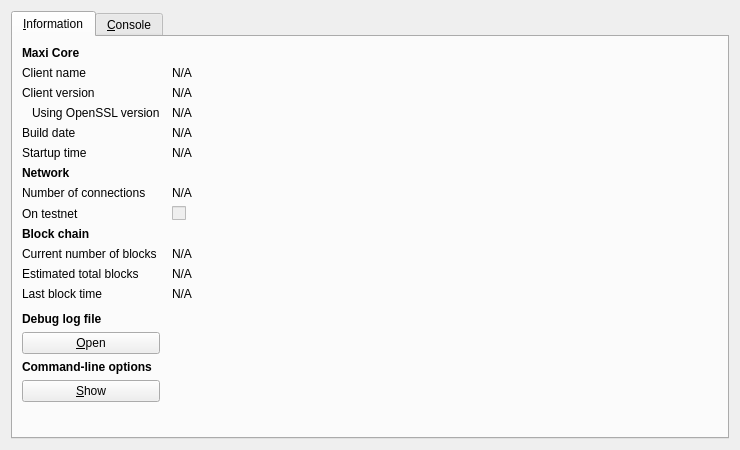
<?xml version="1.0" encoding="UTF-8"?>
<ui version="4.0">
 <class>RPCConsole</class>
 <widget class="QDialog" name="RPCConsole">
  <property name="geometry">
   <rect>
    <x>0</x>
    <y>0</y>
    <width>740</width>
    <height>450</height>
   </rect>
  </property>
  <property name="windowTitle">
   <string>Maxi - Debug window</string>
  </property>
  <layout class="QVBoxLayout" name="verticalLayout_2">
   <item>
    <widget class="QTabWidget" name="tabWidget">
     <property name="currentIndex">
      <number>0</number>
     </property>
     <widget class="QWidget" name="tab_info">
      <attribute name="title">
       <string>&amp;Information</string>
      </attribute>
      <layout class="QGridLayout" name="gridLayout" columnstretch="0,1">
       <property name="horizontalSpacing">
        <number>12</number>
       </property>
       <item row="0" column="0">
        <widget class="QLabel" name="label_9">
         <property name="font">
          <font>
           <weight>75</weight>
           <bold>true</bold>
          </font>
         </property>
         <property name="text">
          <string>Maxi Core</string>
         </property>
        </widget>
       </item>
       <item row="1" column="0">
        <widget class="QLabel" name="label_5">
         <property name="text">
          <string>Client name</string>
         </property>
        </widget>
       </item>
       <item row="1" column="1">
        <widget class="QLabel" name="clientName">
         <property name="cursor">
          <cursorShape>IBeamCursor</cursorShape>
         </property>
         <property name="text">
          <string>N/A</string>
         </property>
         <property name="textFormat">
          <enum>Qt::PlainText</enum>
         </property>
         <property name="textInteractionFlags">
          <set>Qt::LinksAccessibleByMouse|Qt::TextSelectableByKeyboard|Qt::TextSelectableByMouse</set>
         </property>
        </widget>
       </item>
       <item row="2" column="0">
        <widget class="QLabel" name="label_6">
         <property name="text">
          <string>Client version</string>
         </property>
        </widget>
       </item>
       <item row="2" column="1">
        <widget class="QLabel" name="clientVersion">
         <property name="cursor">
          <cursorShape>IBeamCursor</cursorShape>
         </property>
         <property name="text">
          <string>N/A</string>
         </property>
         <property name="textFormat">
          <enum>Qt::PlainText</enum>
         </property>
         <property name="textInteractionFlags">
          <set>Qt::LinksAccessibleByMouse|Qt::TextSelectableByKeyboard|Qt::TextSelectableByMouse</set>
         </property>
        </widget>
       </item>
       <item row="3" column="0">
        <widget class="QLabel" name="label_14">
         <property name="text">
          <string>Using OpenSSL version</string>
         </property>
         <property name="indent">
          <number>10</number>
         </property>
        </widget>
       </item>
       <item row="3" column="1">
        <widget class="QLabel" name="openSSLVersion">
         <property name="cursor">
          <cursorShape>IBeamCursor</cursorShape>
         </property>
         <property name="text">
          <string>N/A</string>
         </property>
         <property name="textFormat">
          <enum>Qt::PlainText</enum>
         </property>
         <property name="textInteractionFlags">
          <set>Qt::LinksAccessibleByMouse|Qt::TextSelectableByKeyboard|Qt::TextSelectableByMouse</set>
         </property>
        </widget>
       </item>
       <item row="4" column="0">
        <widget class="QLabel" name="label_12">
         <property name="text">
          <string>Build date</string>
         </property>
        </widget>
       </item>
       <item row="4" column="1">
        <widget class="QLabel" name="buildDate">
         <property name="cursor">
          <cursorShape>IBeamCursor</cursorShape>
         </property>
         <property name="text">
          <string>N/A</string>
         </property>
         <property name="textFormat">
          <enum>Qt::PlainText</enum>
         </property>
         <property name="textInteractionFlags">
          <set>Qt::LinksAccessibleByMouse|Qt::TextSelectableByKeyboard|Qt::TextSelectableByMouse</set>
         </property>
        </widget>
       </item>
       <item row="5" column="0">
        <widget class="QLabel" name="label_13">
         <property name="text">
          <string>Startup time</string>
         </property>
        </widget>
       </item>
       <item row="5" column="1">
        <widget class="QLabel" name="startupTime">
         <property name="cursor">
          <cursorShape>IBeamCursor</cursorShape>
         </property>
         <property name="text">
          <string>N/A</string>
         </property>
         <property name="textFormat">
          <enum>Qt::PlainText</enum>
         </property>
         <property name="textInteractionFlags">
          <set>Qt::LinksAccessibleByMouse|Qt::TextSelectableByKeyboard|Qt::TextSelectableByMouse</set>
         </property>
        </widget>
       </item>
       <item row="6" column="0">
        <widget class="QLabel" name="label_11">
         <property name="font">
          <font>
           <weight>75</weight>
           <bold>true</bold>
          </font>
         </property>
         <property name="text">
          <string>Network</string>
         </property>
        </widget>
       </item>
       <item row="7" column="0">
        <widget class="QLabel" name="label_7">
         <property name="text">
          <string>Number of connections</string>
         </property>
        </widget>
       </item>
       <item row="7" column="1">
        <widget class="QLabel" name="numberOfConnections">
         <property name="cursor">
          <cursorShape>IBeamCursor</cursorShape>
         </property>
         <property name="text">
          <string>N/A</string>
         </property>
         <property name="textFormat">
          <enum>Qt::PlainText</enum>
         </property>
         <property name="textInteractionFlags">
          <set>Qt::LinksAccessibleByMouse|Qt::TextSelectableByKeyboard|Qt::TextSelectableByMouse</set>
         </property>
        </widget>
       </item>
       <item row="8" column="0">
        <widget class="QLabel" name="label_8">
         <property name="text">
          <string>On testnet</string>
         </property>
        </widget>
       </item>
       <item row="8" column="1">
        <widget class="QCheckBox" name="isTestNet">
         <property name="enabled">
          <bool>false</bool>
         </property>
         <property name="text">
          <string/>
         </property>
        </widget>
       </item>
       <item row="9" column="0">
        <widget class="QLabel" name="label_10">
         <property name="font">
          <font>
           <weight>75</weight>
           <bold>true</bold>
          </font>
         </property>
         <property name="text">
          <string>Block chain</string>
         </property>
        </widget>
       </item>
       <item row="10" column="0">
        <widget class="QLabel" name="label_3">
         <property name="text">
          <string>Current number of blocks</string>
         </property>
        </widget>
       </item>
       <item row="10" column="1">
        <widget class="QLabel" name="numberOfBlocks">
         <property name="cursor">
          <cursorShape>IBeamCursor</cursorShape>
         </property>
         <property name="text">
          <string>N/A</string>
         </property>
         <property name="textFormat">
          <enum>Qt::PlainText</enum>
         </property>
         <property name="textInteractionFlags">
          <set>Qt::LinksAccessibleByMouse|Qt::TextSelectableByKeyboard|Qt::TextSelectableByMouse</set>
         </property>
        </widget>
       </item>
       <item row="11" column="0">
        <widget class="QLabel" name="label_4">
         <property name="text">
          <string>Estimated total blocks</string>
         </property>
        </widget>
       </item>
       <item row="11" column="1">
        <widget class="QLabel" name="totalBlocks">
         <property name="cursor">
          <cursorShape>IBeamCursor</cursorShape>
         </property>
         <property name="text">
          <string>N/A</string>
         </property>
         <property name="textFormat">
          <enum>Qt::PlainText</enum>
         </property>
         <property name="textInteractionFlags">
          <set>Qt::LinksAccessibleByMouse|Qt::TextSelectableByKeyboard|Qt::TextSelectableByMouse</set>
         </property>
        </widget>
       </item>
       <item row="12" column="0">
        <widget class="QLabel" name="label_2">
         <property name="text">
          <string>Last block time</string>
         </property>
        </widget>
       </item>
       <item row="12" column="1">
        <widget class="QLabel" name="lastBlockTime">
         <property name="cursor">
          <cursorShape>IBeamCursor</cursorShape>
         </property>
         <property name="text">
          <string>N/A</string>
         </property>
         <property name="textFormat">
          <enum>Qt::PlainText</enum>
         </property>
         <property name="textInteractionFlags">
          <set>Qt::LinksAccessibleByMouse|Qt::TextSelectableByKeyboard|Qt::TextSelectableByMouse</set>
         </property>
        </widget>
       </item>
       <item row="13" column="0">
        <spacer name="verticalSpacer_2">
         <property name="orientation">
          <enum>Qt::Vertical</enum>
         </property>
         <property name="sizeHint" stdset="0">
          <size>
           <width>20</width>
           <height>20</height>
          </size>
         </property>
        </spacer>
       </item>
       <item row="14" column="0">
        <widget class="QLabel" name="labelDebugLogfile">
         <property name="font">
          <font>
           <weight>75</weight>
           <bold>true</bold>
          </font>
         </property>
         <property name="text">
          <string>Debug log file</string>
         </property>
        </widget>
       </item>
       <item row="15" column="0">
        <widget class="QPushButton" name="openDebugLogfileButton">
         <property name="toolTip">
          <string>Open the Maxi debug log file from the current data directory. This can take a few seconds for large log files.</string>
         </property>
         <property name="text">
          <string>&amp;Open</string>
         </property>
         <property name="autoDefault">
          <bool>false</bool>
         </property>
        </widget>
       </item>
       <item row="16" column="0">
        <widget class="QLabel" name="labelCLOptions">
         <property name="font">
          <font>
           <weight>75</weight>
           <bold>true</bold>
          </font>
         </property>
         <property name="text">
          <string>Command-line options</string>
         </property>
        </widget>
       </item>
       <item row="17" column="0">
        <widget class="QPushButton" name="showCLOptionsButton">
         <property name="toolTip">
          <string>Show the Maxi-Qt help message to get a list with possible Maxi command-line options.</string>
         </property>
         <property name="text">
          <string>&amp;Show</string>
         </property>
         <property name="autoDefault">
          <bool>false</bool>
         </property>
        </widget>
       </item>
       <item row="18" column="0">
        <spacer name="verticalSpacer">
         <property name="orientation">
          <enum>Qt::Vertical</enum>
         </property>
         <property name="sizeHint" stdset="0">
          <size>
           <width>20</width>
           <height>40</height>
          </size>
         </property>
        </spacer>
       </item>
      </layout>
     </widget>
     <widget class="QWidget" name="tab_console">
      <attribute name="title">
       <string>&amp;Console</string>
      </attribute>
      <layout class="QVBoxLayout" name="verticalLayout_3">
       <property name="spacing">
        <number>3</number>
       </property>
       <item>
        <widget class="QTextEdit" name="messagesWidget">
         <property name="minimumSize">
          <size>
           <width>0</width>
           <height>100</height>
          </size>
         </property>
         <property name="readOnly">
          <bool>true</bool>
         </property>
         <property name="tabKeyNavigation" stdset="0">
          <bool>false</bool>
         </property>
         <property name="columnCount" stdset="0">
          <number>2</number>
         </property>
        </widget>
       </item>
       <item>
        <layout class="QHBoxLayout" name="horizontalLayout">
         <property name="spacing">
          <number>3</number>
         </property>
         <item>
          <widget class="QLabel" name="label">
           <property name="text">
            <string notr="true">&gt;</string>
           </property>
          </widget>
         </item>
         <item>
          <widget class="QLineEdit" name="lineEdit"/>
         </item>
         <item>
          <widget class="QPushButton" name="clearButton">
           <property name="maximumSize">
            <size>
             <width>24</width>
             <height>24</height>
            </size>
           </property>
           <property name="toolTip">
            <string>Clear console</string>
           </property>
           <property name="text">
            <string/>
           </property>
           <property name="icon">
            <iconset resource="../bitcoin.qrc">
             <normaloff>:/icons/remove</normaloff>:/icons/remove</iconset>
           </property>
           <property name="shortcut">
            <string notr="true">Ctrl+L</string>
           </property>
           <property name="autoDefault">
            <bool>false</bool>
           </property>
          </widget>
         </item>
        </layout>
       </item>
      </layout>
     </widget>
    </widget>
   </item>
  </layout>
 </widget>
 <resources>
  <include location="../bitcoin.qrc"/>
 </resources>
 <connections/>
</ui>
